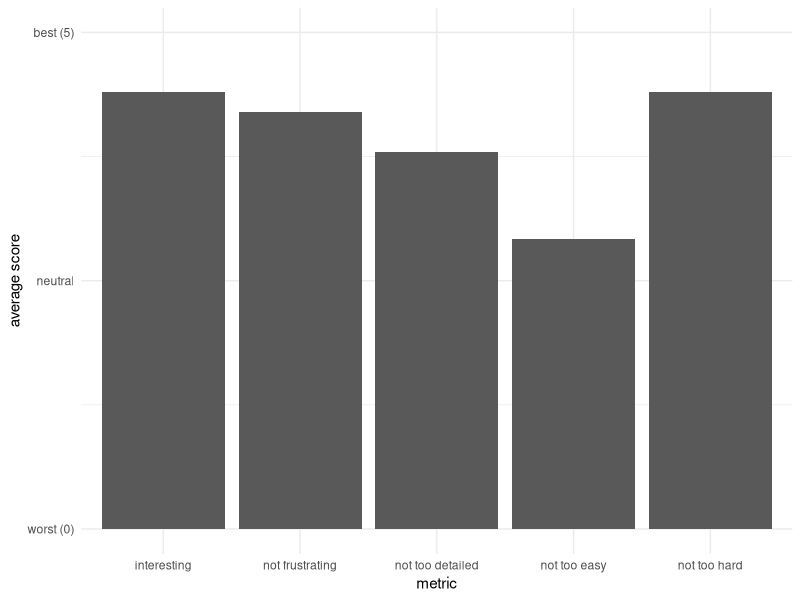
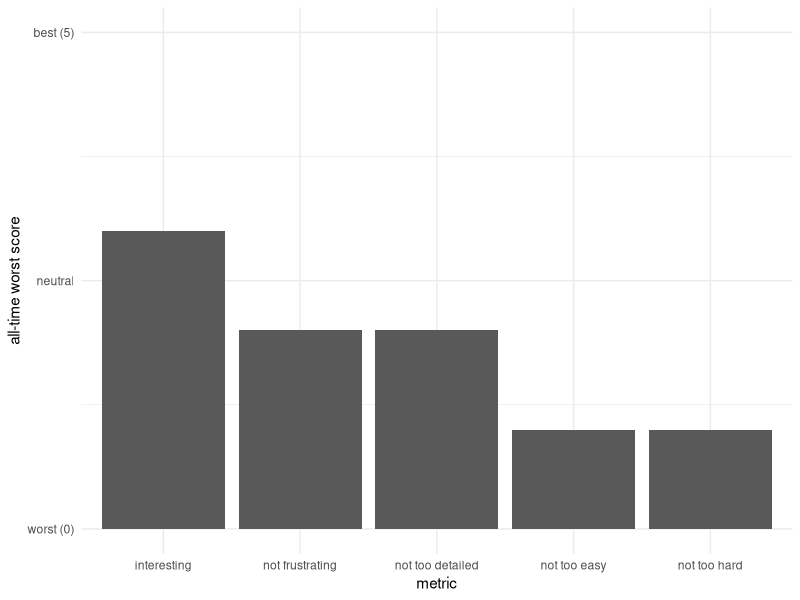
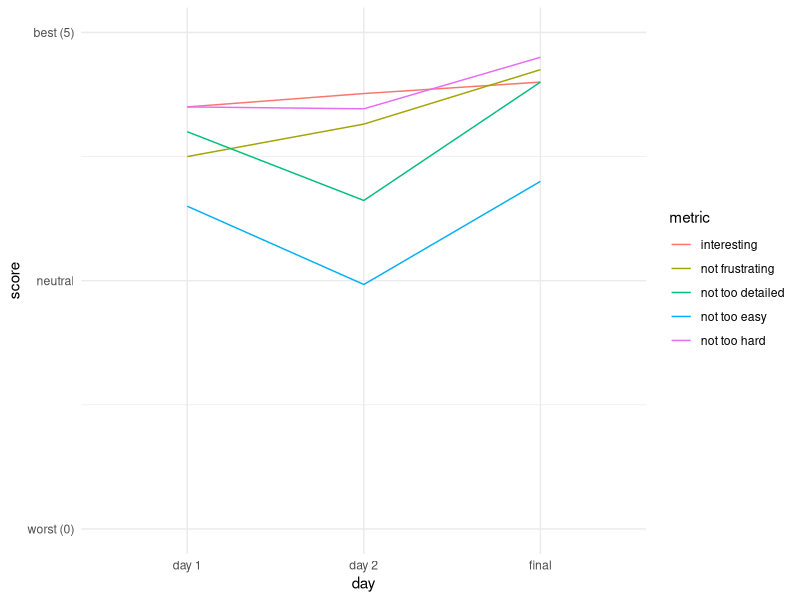

R code for these plots, in order:
## ---- chunk 1
knitr::opts_chunk$set(echo = FALSE)
library("dplyr")
library("lubridate")
library("tidyr")
library("ggplot2")
library("gganimate")
library("ggthemes")
library("knitr")
library("gganimate")

## ---- chunk 2
fb<-read.csv("./rcm Training Feedback  - responses.csv")
day1<-dmy_hms(fb$Zeitstempel) < ymd("2019-02-12")
day2<-!day1 & dmy_hms(fb$Zeitstempel) < ymd("2019-02-13")
day3<-!day1 & !day2

day=ifelse(day1,"day 1",ifelse(day2,"day 2","final"))

scores<-data.frame(`not too easy` = 5 - fb$Rate..from.0...not.at.all..to.10...completely....This.part.of.the.training.was.....Too.easy.,
                   `not too hard` = 5 - fb$Rate..from.0...not.at.all..to.10...completely....This.part.of.the.training.was.....Too.hard.,
                   `not too detailed` = 5 - fb$Rate..from.0...not.at.all..to.10...completely....This.part.of.the.training.was.....Too.detailed.,
                   `interesting`= fb$Rate..from.0...not.at.all..to.10...completely....This.part.of.the.training.was.....Interesting.,
                   `not frustrating` = 5-fb$Rate..from.0...not.at.all..to.10...completely....This.part.of.the.training.was.....frustating.,
                   stringsAsFactors = F,check.names = F,day,day1,day2,day3)


scores<-gather(scores,key = "metric",value="score",`not too easy`,`not too hard`,`not too detailed`,`interesting`,`not frustrating`)


## ---- chunk 3
mean_score_by_metric<-scores %>% group_by(metric) %>% summarise(`average score`=mean(score))
ggplot(mean_score_by_metric,aes(x=metric,y=`average score`))+
  geom_bar(stat = "identity")+
  scale_y_continuous(limits = c(0,5),breaks = c(0,2.5,5),labels = c("worst (0)","neutral","best (5)"))+
  theme_minimal()

## ---- chunk 4
mean_score_by_metric<-scores %>% group_by(metric) %>% summarise(`all-time worst score`=min(score))
ggplot(mean_score_by_metric,aes(x=metric,y=`all-time worst score`))+
  geom_bar(stat = "identity")+
  scale_y_continuous(limits = c(0,5),breaks = c(0,2.5,5),labels = c("worst (0)","neutral","best (5)"))+
  theme_minimal()

## ---- chunk 5
scores %>% group_by(metric,day) %>% summarise(score = mean(score)) %>% ggplot(aes(x = day,y=score,group=metric,colour=metric))+theme_minimal()+geom_path(stat = "identity")+scale_y_continuous(limits = c(0,5),breaks = c(0,2.5,5),labels = c("worst (0)","neutral","best (5)"))
## ---- chunk 6

ggplot(scores,aes(x=metric,y=score))+
  geom_boxplot(outlier.colour = "red",fill="grey")+
  theme_minimal()+transition_states(day,transition_length = 0.1,state_length = 1)+ labs(title = '{closest_state}')





## ---- chunk 7


fb_by_day<-fb[,"My.feedback.question..s.."] %>% gsub("^","> ",.) %>% gsub("\n","\n > ",.)

fb_by_day<-fb_by_day %>% split(fb$My.feedback.question.relates.to...)

for(i in 1:length(fb_by_day)){
  cat(paste("\n\n###",names(fb_by_day)[[i]],"\n\n"))
  cat(paste(paste(fb_by_day[[i]]),sep="\n\n",collapse="\n\n"))
}

## ---- chunk 8
fb %>% lapply(gsub,pattern = "\n",replacement = " --- ") %>% as.data.frame %>% kable
